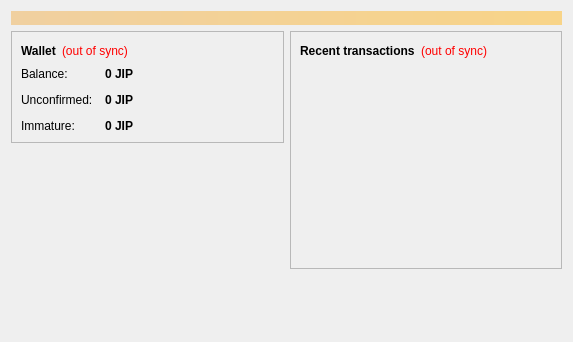
<?xml version="1.0" encoding="UTF-8"?>
<ui version="4.0">
 <class>OverviewPage</class>
 <widget class="QWidget" name="OverviewPage">
  <property name="geometry">
   <rect>
    <x>0</x>
    <y>0</y>
    <width>573</width>
    <height>342</height>
   </rect>
  </property>
  <property name="windowTitle">
   <string>Form</string>
  </property>
  <layout class="QVBoxLayout" name="topLayout">
   <item>
    <widget class="QLabel" name="labelAlerts">
     <property name="visible">
      <bool>false</bool>
     </property>
     <property name="styleSheet">
      <string notr="true">background-color: qlineargradient(x1: 0, y1: 0, x2: 1, y2: 0, stop:0 #F0D0A0, stop:1 #F8D488); color:#000000;</string>
     </property>
     <property name="wordWrap">
      <bool>true</bool>
     </property>
     <property name="margin">
      <number>3</number>
     </property>
    </widget>
   </item>
   <item>
    <layout class="QHBoxLayout" name="horizontalLayout" stretch="1,1">
     <item>
      <layout class="QVBoxLayout" name="verticalLayout_2">
       <item>
        <widget class="QFrame" name="frame">
         <property name="frameShape">
          <enum>QFrame::StyledPanel</enum>
         </property>
         <property name="frameShadow">
          <enum>QFrame::Raised</enum>
         </property>
         <layout class="QVBoxLayout" name="verticalLayout_4">
          <item>
           <layout class="QHBoxLayout" name="horizontalLayout_4">
            <item>
             <widget class="QLabel" name="label_5">
              <property name="font">
               <font>
                <weight>75</weight>
                <bold>true</bold>
               </font>
              </property>
              <property name="text">
               <string>Wallet</string>
              </property>
             </widget>
            </item>
            <item>
             <widget class="QLabel" name="labelWalletStatus">
              <property name="toolTip">
               <string>The displayed information may be out of date. Your wallet automatically synchronizes with the Jipcoin network after a connection is established, but this process has not completed yet.</string>
              </property>
              <property name="styleSheet">
               <string notr="true">QLabel { color: red; }</string>
              </property>
              <property name="text">
               <string notr="true">(out of sync)</string>
              </property>
              <property name="alignment">
               <set>Qt::AlignLeading|Qt::AlignLeft|Qt::AlignVCenter</set>
              </property>
             </widget>
            </item>
            <item>
             <spacer name="horizontalSpacer_2">
              <property name="orientation">
               <enum>Qt::Horizontal</enum>
              </property>
              <property name="sizeHint" stdset="0">
               <size>
                <width>40</width>
                <height>20</height>
               </size>
              </property>
             </spacer>
            </item>
           </layout>
          </item>
          <item>
           <layout class="QFormLayout" name="formLayout_2">
            <property name="fieldGrowthPolicy">
             <enum>QFormLayout::AllNonFixedFieldsGrow</enum>
            </property>
            <property name="horizontalSpacing">
             <number>12</number>
            </property>
            <property name="verticalSpacing">
             <number>12</number>
            </property>
            <item row="0" column="0">
             <widget class="QLabel" name="label">
              <property name="text">
               <string>Balance:</string>
              </property>
             </widget>
            </item>
            <item row="0" column="1">
             <widget class="QLabel" name="labelBalance">
              <property name="font">
               <font>
                <weight>75</weight>
                <bold>true</bold>
               </font>
              </property>
              <property name="cursor">
               <cursorShape>IBeamCursor</cursorShape>
              </property>
              <property name="toolTip">
               <string>Your current balance</string>
              </property>
              <property name="text">
               <string notr="true">0 JIP</string>
              </property>
              <property name="textInteractionFlags">
               <set>Qt::LinksAccessibleByMouse|Qt::TextSelectableByKeyboard|Qt::TextSelectableByMouse</set>
              </property>
             </widget>
            </item>
            <item row="1" column="0">
             <widget class="QLabel" name="label_3">
              <property name="text">
               <string>Unconfirmed:</string>
              </property>
             </widget>
            </item>
            <item row="1" column="1">
             <widget class="QLabel" name="labelUnconfirmed">
              <property name="font">
               <font>
                <weight>75</weight>
                <bold>true</bold>
               </font>
              </property>
              <property name="cursor">
               <cursorShape>IBeamCursor</cursorShape>
              </property>
              <property name="toolTip">
               <string>Total of transactions that have yet to be confirmed, and do not yet count toward the current balance</string>
              </property>
              <property name="text">
               <string notr="true">0 JIP</string>
              </property>
              <property name="textInteractionFlags">
               <set>Qt::LinksAccessibleByMouse|Qt::TextSelectableByKeyboard|Qt::TextSelectableByMouse</set>
              </property>
             </widget>
            </item>
            <item row="2" column="0">
             <widget class="QLabel" name="labelImmatureText">
              <property name="text">
               <string>Immature:</string>
              </property>
             </widget>
            </item>
            <item row="2" column="1">
             <widget class="QLabel" name="labelImmature">
              <property name="font">
               <font>
                <weight>75</weight>
                <bold>true</bold>
               </font>
              </property>
              <property name="toolTip">
               <string>Mined balance that has not yet matured</string>
              </property>
              <property name="text">
               <string notr="true">0 JIP</string>
              </property>
              <property name="textInteractionFlags">
               <set>Qt::LinksAccessibleByMouse|Qt::TextSelectableByKeyboard|Qt::TextSelectableByMouse</set>
              </property>
             </widget>
            </item>
           </layout>
          </item>
         </layout>
        </widget>
       </item>
       <item>
        <spacer name="verticalSpacer">
         <property name="orientation">
          <enum>Qt::Vertical</enum>
         </property>
         <property name="sizeHint" stdset="0">
          <size>
           <width>20</width>
           <height>40</height>
          </size>
         </property>
        </spacer>
       </item>
      </layout>
     </item>
     <item>
      <layout class="QVBoxLayout" name="verticalLayout_3">
       <item>
        <widget class="QFrame" name="frame_2">
         <property name="frameShape">
          <enum>QFrame::StyledPanel</enum>
         </property>
         <property name="frameShadow">
          <enum>QFrame::Raised</enum>
         </property>
         <layout class="QVBoxLayout" name="verticalLayout">
          <item>
           <layout class="QHBoxLayout" name="horizontalLayout_2">
            <item>
             <widget class="QLabel" name="label_4">
              <property name="text">
               <string>&lt;b&gt;Recent transactions&lt;/b&gt;</string>
              </property>
             </widget>
            </item>
            <item>
             <widget class="QLabel" name="labelTransactionsStatus">
              <property name="toolTip">
               <string>The displayed information may be out of date. Your wallet automatically synchronizes with the Jipcoin network after a connection is established, but this process has not completed yet.</string>
              </property>
              <property name="styleSheet">
               <string notr="true">QLabel { color: red; }</string>
              </property>
              <property name="text">
               <string notr="true">(out of sync)</string>
              </property>
              <property name="alignment">
               <set>Qt::AlignRight|Qt::AlignTrailing|Qt::AlignVCenter</set>
              </property>
             </widget>
            </item>
            <item>
             <spacer name="horizontalSpacer">
              <property name="orientation">
               <enum>Qt::Horizontal</enum>
              </property>
              <property name="sizeHint" stdset="0">
               <size>
                <width>40</width>
                <height>20</height>
               </size>
              </property>
             </spacer>
            </item>
           </layout>
          </item>
          <item>
           <widget class="QListView" name="listTransactions">
            <property name="styleSheet">
             <string notr="true">QListView { background: transparent; }</string>
            </property>
            <property name="frameShape">
             <enum>QFrame::NoFrame</enum>
            </property>
            <property name="verticalScrollBarPolicy">
             <enum>Qt::ScrollBarAlwaysOff</enum>
            </property>
            <property name="horizontalScrollBarPolicy">
             <enum>Qt::ScrollBarAlwaysOff</enum>
            </property>
            <property name="selectionMode">
             <enum>QAbstractItemView::NoSelection</enum>
            </property>
           </widget>
          </item>
         </layout>
        </widget>
       </item>
       <item>
        <spacer name="verticalSpacer_2">
         <property name="orientation">
          <enum>Qt::Vertical</enum>
         </property>
         <property name="sizeHint" stdset="0">
          <size>
           <width>20</width>
           <height>40</height>
          </size>
         </property>
        </spacer>
       </item>
      </layout>
     </item>
    </layout>
   </item>
  </layout>
 </widget>
 <resources/>
 <connections/>
</ui>
